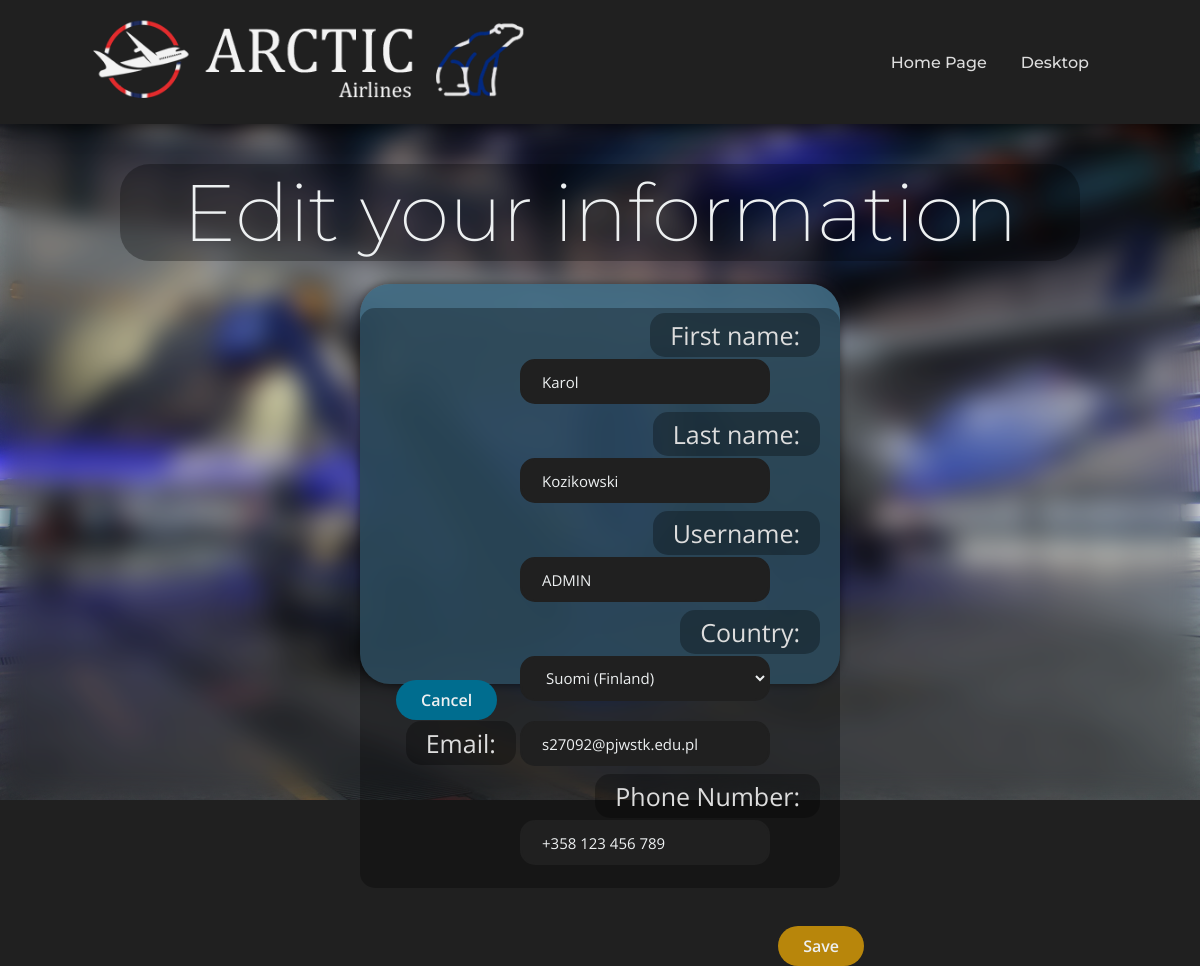
/PHP/edit_info.php (signed in), run on the app's committed database.
### tables this page shows
CREATE TABLE `users` (
  `ID` int(11) NOT NULL,
  `First_name` varchar(128) NOT NULL,
  `Last_name` varchar(128) NOT NULL,
  `Phone_nr` char(16) NOT NULL,
  `Email` varchar(128) NOT NULL,
  `Country` varchar(128) NOT NULL,
  `Is_Fat` tinyint(1) NOT NULL,
  `username` varchar(255) NOT NULL,
  `user_password` varchar(255) NOT NULL
);

### PHP/edit_info.php (the view, shortened to what this page needs)
<?php
include("connect.php");
$user_id=$_SESSION['user_id'];
$info=$server_connection->query("SELECT * FROM users WHERE ID=$user_id");
while($row=$info->fetch_assoc()){
    $fname = $row['First_name'];
    $lname = $row['Last_name'];
    $username = $row['username'];
    $phone = $row['Phone_nr'];
    $email = $row['Email'];
    $country = $row['Country'];
}
?>
<!DOCTYPE html>
<html>
    <head>
        <link rel="stylesheet" href="../CSS/style.css">
        <link rel="stylesheet" href="../CSS/style7.css">
    </head>
    <body>
        <header>
            <a href="../index.php" class="logo"><img src="../art/logo.png"></a>
            <nav>
                <ul class="nav_links">
                    <li><a href="../index.php">Home Page</a></li>
                    <li><a href="./user.php">Desktop</a></li>
                </ul>
            </nav>
        </header>
        <div class="idk">
            <form class="idk_form" action="<?php if(isset($_GET['settings'])) echo "../PHP/user_edit.php?oper=2&settings=true"; else echo "../PHP/user_edit.php?oper=2" ?>" method='POST' enctype='multipart/form-data'>
                <label>First name:</label>
                <input class="input" type="text" name="fname" value="<?php echo $fname ?>" placeholder="Enter your first name:" required>
                <br><label>Last name:</label>
                <input class="input" type="text" name="lname" value="<?php echo $lname ?>" placeholder="Enter your last name:" required>
                <br><label>Username:</label>
                <input class="input" type="text" name="username" value="<?php echo $username ?>" placeholder="Enter your username" required>
                <br><label>Country:</label>
                <select class="input" name="country" required>
                    <option <?php if($country=="Finland") echo "selected"; ?> value="Finland">Suomi (Finland)</option>
                </select>
                <br><label>Email:</label>
                <input class="input" type="email" name="email" value="<?php echo $email ?>" placeholder="Enter your email" required>
                <br><label>Phone Number:</label>
                <input class="input" type="tel" name="phone" value="<?php echo $phone ?>" placeholder="Enter your phone number" minlength="8" maxlength="16" required>
                <br><input class="button" type="submit" value="Save">
            </form>
        </div>
        <a href="<?php if(isset($_GET['settings'])) echo "./settings.php"; else echo "./user.php" ?>"><button class="button2">Cancel</button></a>
        <div class="create">
            <p>Edit your information</p>
        </div>
    </body>
</html>

### CSS/style.css (style rules this page uses)
:root { --main_gradient: linear-gradient(0deg, #12191b, #3d6070 100%); --oceanblue: #304d6e; --greenishblue: #006d8f; --greenishblue2: #094f64; --highlights: #00c3ff; --textwhite: #edf0f1; --textlight: #dddddd; }
* { margin: 0; padding: 0; box-sizing: border-box; }
body { min-height: 100vh; background: var(--main_gradient); }
header { background-color: #202020; display: flex; justify-content: flex-end; align-items: center; padding: 10px 8vw; box-shadow: 0 0 10px; transition-property: box-shadow; transition-duration: 400ms; transition-delay: 50ms; }
.nav_links { list-style: none; }
.nav_links li { display: inline-block; padding: 0px 15px; }
.nav_links a { font-family: 'Montserrat', sans-serif; font-style: normal; font-weight: 500; font-size: 16px; color: var(--textlight); text-decoration: none; transition: all, 200ms; }
.logo { scale: 90%; opacity: 95%; margin-right: auto; margin-left: -3vw; }

### CSS/style7.css (style rules this page uses)
:root { --main_gradient: linear-gradient(0deg, #12191b, #3d6070 100%); --oceanblue: #304d6e; --greenishblue: #006d8f; --greenishblue2: #094f64; --highlights: #00c3ff; --textwhite: #edf0f1; --textlight: #dddddd; }
body { background-color: #202020; background-image: url("../art/background5.jpg"); background-repeat: no-repeat; background-size:cover; backdrop-filter: blur(0.8rem) brightness(80%); }
.idk { background-color: rgba(64, 107, 131, 0.9); display: flex; min-height: 50vh; position: absolute; justify-content: center; right: 30vw; margin-top: 20vh; z-index: 1; width: 40vw; padding: 3vh; border: none; border-radius: 30px; transition-property: box-shadow, background-color; transition-duration: 800ms; transition-delay: 50ms; box-shadow: 0 0 10px rgba(0, 0, 0, 0.5); }
.idk_form { color: var(--textwhite); position: absolute; background-color: rgba(0, 0, 0, 0.3); padding: 10px 20px; border-radius: 15px; text-align: right; font-family: 'Open Sans', sans-serif; color: var(--textlight); cursor: default; font-weight: 200; transition: background-color 300ms; }
.idk label { font-family: 'Open Sans', sans-serif; background-color: rgba(0, 0, 0, 0.3); border: none; border-radius: 15px; padding: 5px 20px; font-size: 25px; font-weight: 400; }
.input { position: relative; bottom: 3px; width: 250px; margin-right: 50px; font-family: 'Open Sans', sans-serif; font-size: 15px; font-weight: 400; position: relative; margin-top: 10px; margin-bottom: 10px; padding: 5px 20px; height: 45px; color: var(--textwhite); background-color: #202020; border: 2px solid #202020; border-radius: 15px; transition: border 200ms; }
select { cursor: pointer; }
.create { background-color: rgba(0, 0, 0, 0.3); display: flex; position: absolute; border: none; border-radius: 30px; margin-top: 5vh; right: 10vw; width: 80vw; justify-content: center; cursor:default; }
.create p { color: var(--textwhite); font-family: 'Montserrat', sans-serif; font-size: 80px; font-weight: 200; }
.button { position: absolute; margin-top: 6vh; right: -2vw; font-family: 'Open Sans', sans-serif; font-style: normal; font-weight: 600; font-size: 16px; background-color: darkgoldenrod; color: var(--textwhite); padding: 9px 25px; border: none; border-radius: 20px; transition: color, 200ms; cursor: pointer; }
.button2 { position: absolute; left: 33vw; top: 85vh; z-index: 2; font-family: 'Open Sans', sans-serif; font-style: normal; font-weight: 600; font-size: 16px; background-color: var(--greenishblue); color: var(--textwhite); padding: 9px 25px; border: none; border-radius: 20px; transition: background-color 200ms; cursor: pointer; }
.idk input { cursor: pointer; }

### data on the page
users: fname "Karol", lname "Kozikowski", username "ADMIN", country "Suomi (Finland)", email "s27092@pjwstk.edu.pl", phone "+358 123 456 789"
